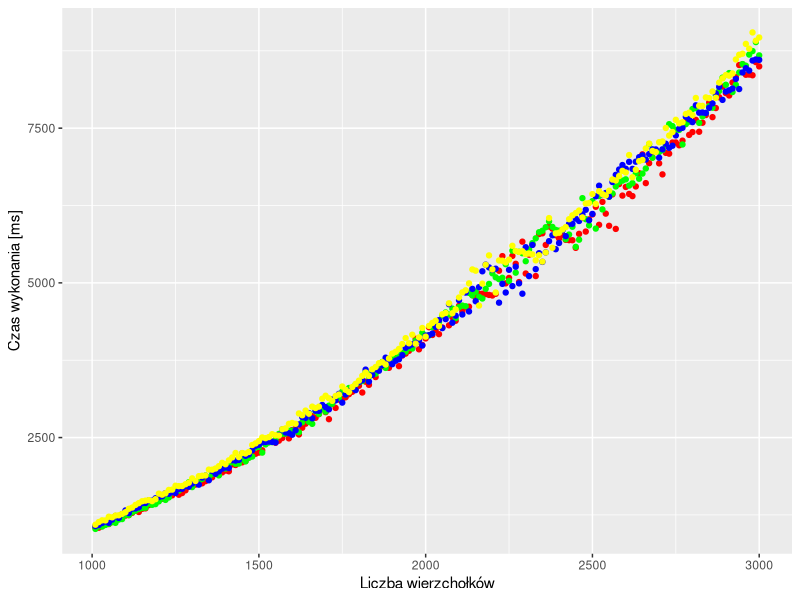

The R source for this figure:
library(ggplot2)
library(dplyr)

pick <- function(condition){
  function(d) d %>% filter_(condition)
}

simulation_results = read.csv('result/result.csv',sep=";",header=TRUE)

plot <- ggplot(data = simulation_results, aes(y = Time..ms., x = Number.of.vertices, color = variable)) +
    xlab("Liczba wierzchołków") +
    ylab("Czas wykonania [ms]") +
    geom_point(data = pick(~Depth.of.tree == 126), colour = "red") +
    geom_point(data = pick(~Depth.of.tree == 206), colour = "green") + 
    geom_point(data = pick(~Depth.of.tree == 300), colour = "blue") + 
    geom_point(data = pick(~Depth.of.tree == 400), colour = "yellow") + 
    scale_fill_manual(labels = c("126", "206", "Nazwa3", "Nazwa4"), values = c("blue", "red", "yellow", "green"))

ggsave(paste("result/all", '.jpg', sep=""), plot = plot)
